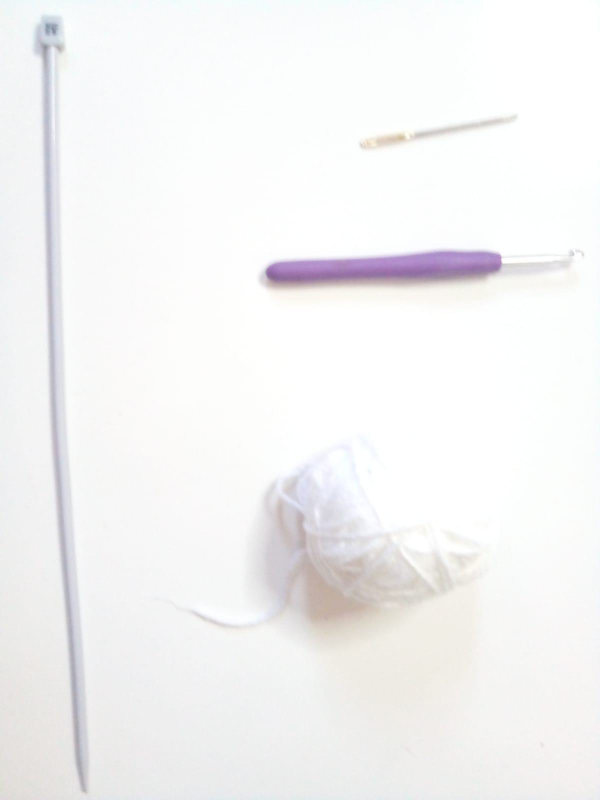
#> input picture EP2 - VISAO FINAL/banco_de_imagens/branco/alta/agulhadetrico_agulhadecroche_novelo_agulha.jpeg, 1200 x 1600 px (shown at 1/2 size); its folder holds only this picture in this run; the run also reads 1 picture not shown here
$ jupyter execute --allow-errors primeiroJN.ipynb
#> lines starting #> are read from the running program, lines starting #| are printed output that depends on the picture
# @title
### EP2 MAC0417 / MAC5768
##################################################################
# AO PREENCHER ESSE CABEÇALHO COM O MEU NOME E O MEU NÚMERO USP,#
# DECLARO QUE SOU O ÚNICO AUTOR E RESPONSÁVEL PELA RESOLUÇÃO #
# DESTE EP. #
# TODAS AS PARTES FORAM DESENVOLVIDAS E IMPLEMENTADAS POR MIM, #
# SEGUINDO AS INSTRUÇÕES E QUE PORTANTO, NÃO CONSTITUEM #
# DESONESTIDADE ACADÊMICA OU PLÁGIO. #
# #
# DECLARO TAMBÉM, QUE SOU RESPONSÁVEL POR TODAS AS CÓPIAS #
# DESSE PROGRAMA, E QUE EU NÃO DISTRIBUI OU FACILITEI A #
# SUA DISTRIBUIÇÃO. ESTOU CIENTE QUE OS CASOS DE PLÁGIO E #
# DESONESTIDADE ACADÊMICA SERÃO TRATADOS SEGUNDO OS CRITÉRIOS #
# DEFINIDOS NO CÓDIGO DE ÉTICA DA USP. #
# #
# ENTENDO QUE JUPYTER NOTEBOOKS SEM ASSINATURA NÃO SERÃO #
# CORRIGIDOS E, AINDA ASSIM, PODERÃO SER PUNIDOS POR #
# DESONESTIDADE ACADÊMICA. #
# #
# #
# Nome : Patrícia da Silva Rodrigues #
# NUSP : 11315590 #
# Turma: MAC0417 #
# Prof.: Ronaldo Fumio Hashimoto #
##################################################################

[cell 1]
import os
import numpy as np
import pandas as pd
import matplotlib.pyplot as plt
from matplotlib.image import imread, imsave
import cv2
import csv

## Gerando metadados do banco de imagens

[cell 2]
if not os.path.exists("Metadados"):
    os.makedirs("Metadados")

funcoes auxiliares

[cell 3]
# Função para separar nomes dos objetos
def separar_nomes(caminho_imagem):
    nome_arquivo = caminho_imagem.split('/')[-1]
    nome_arquivo_sem_extensao = nome_arquivo.split('.')[0]
    palavras = nome_arquivo_sem_extensao.split('_')
    return palavras

[cell 4]
# Função para obter dados da imagem a partir do diretório
def dados_imagem(diretorio):
    partes = diretorio.split('/')
    partes.pop(0)
    partes.pop(-1)
    return partes

gerando metadados do banco original

[cell 5]
def processar_imagens(diretorio_raiz):
#> called with diretorio_raiz = 'banco_de_imagens'
    metadados_lista = []
    csv_filename = 'Metadados/metadados.csv'  # Define CSV filename here

    for root, dirs, files in os.walk(diretorio_raiz):
        for file in files:
            if file.endswith(".jpeg") or file.endswith(".jpg"):
                caminho_imagem = os.path.join(root, file)
                dados = dados_imagem(caminho_imagem)  # Assuming dados_imagem is defined elsewhere
                objetos = separar_nomes(caminho_imagem)  # Assuming separar_nomes is defined elsewhere

                metadados_lista.append({
                    "nome_imagem": file,
                    # "caminho_imagem": caminho_imagem,
                    "objetos": ",".join(objetos),
                    "fundo": dados[0] if len(dados) > 0 else "",
                    "iluminacao": dados[1] if len(dados) > 1 else "",
                })

    os.makedirs(os.path.dirname(csv_filename), exist_ok=True)

    fieldnames = ['nome_imagem', 'objetos','fundo', 'iluminacao']

    with open(csv_filename, mode='w', newline='') as file:
        writer = csv.DictWriter(file, fieldnames=fieldnames)
        writer.writeheader()
        for metadados in metadados_lista:
            writer.writerow(metadados)

    print(f"Dados escritos no arquivo {csv_filename}!")

[cell 6]
processar_imagens('banco_de_imagens')

# Aplicando a escala em niveis de cinza

funcao para transformar uma imagem em niveis de cinza

[cell 7]
# constantes para a conversao em escala de cinza
RGB_TO_GRAY = [0.2989, 0.5870, 0.1140]

[cell 8]
# Funcao que converte RGB image para grayscale
def rgb2gray(image):
    return cv2.cvtColor(image, cv2.COLOR_BGR2GRAY)

Construindo o dataset com as imagens em niveis de cinza

[cell 9]
csv_path = 'Metadados/metadados.csv'
metadata = pd.read_csv(csv_path)


base_dir = 'banco_de_imagens'
new_base_dir = 'originalGrayDataset'


for index, row in metadata.iterrows():
    try:
        image_name = row['nome_imagem']
        image_path = os.path.join(base_dir, row['fundo'], row['iluminacao'], image_name)

        if os.path.exists(image_path):
            image = cv2.imread(image_path)
#> image is the input picture: shape (1600, 1200, 3); mean B, G, R 243.7, 243.6, 243.9

            if image is not None:
                image = cv2.resize(image, (0, 0), fx=0.5, fy=0.5)
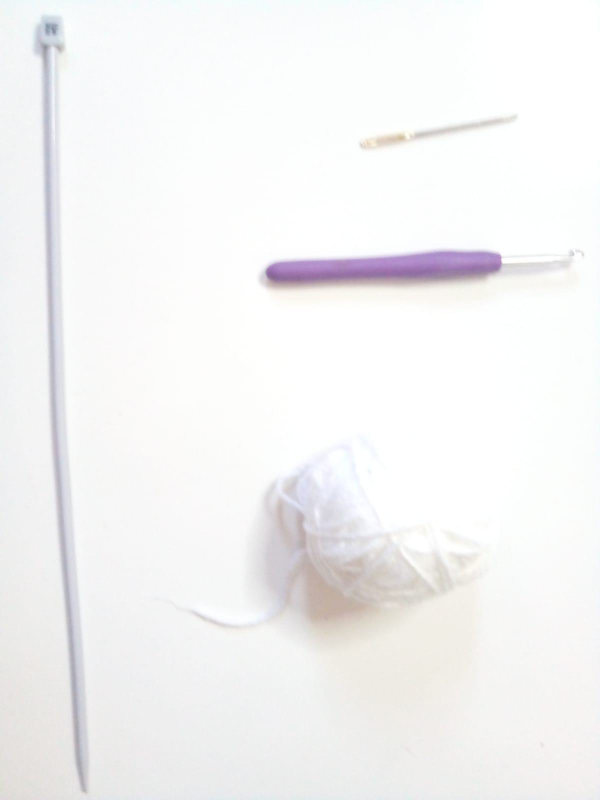
#> image: shape (800, 600, 3); mean B, G, R 243.8, 243.6, 243.9
                gray_image = rgb2gray(image)
                new_image_dir = os.path.join(new_base_dir, row['fundo'], row['iluminacao'])
                os.makedirs(new_image_dir, exist_ok=True)
                new_image_path = os.path.join(new_image_dir, image_name)
                gray_image_uint8 = (gray_image * 255).astype('uint8')
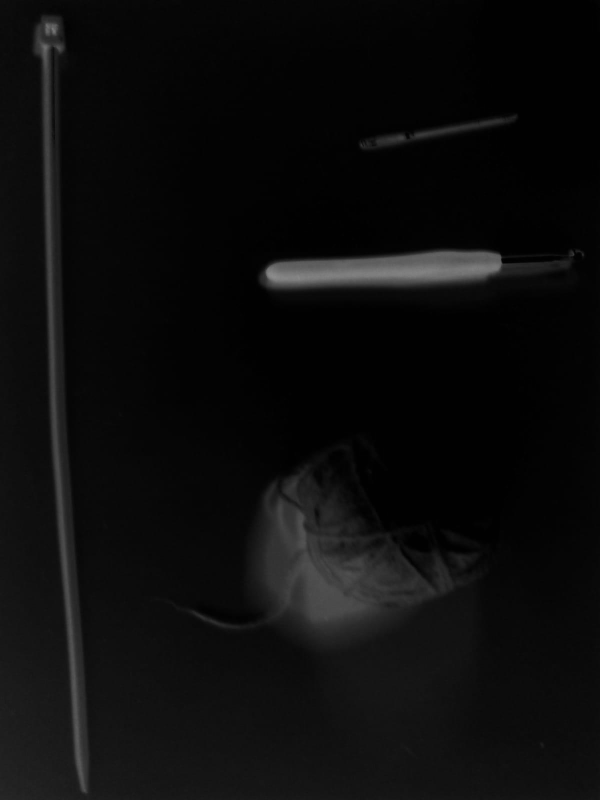
#> gray_image_uint8: shape (800, 600); min 1, max 140, mean 12.3
                cv2.imwrite(new_image_path, gray_image_uint8)
    except KeyError as e:
        print(f"KeyError: {e}")

## Associando as imagens em niveis de cinza ao arquivo de metadados

[cell 10]
# Função para processar as imagens e extrair metadados
def processar_imagens(diretorio_raiz):
#> called with diretorio_raiz = 'originalGrayDataset'
    diretorio_metadados = "Metadados_Gray_Image"
    if not os.path.exists(diretorio_metadados):
        os.makedirs(diretorio_metadados)

    metadados_lista = []
    for root, dirs, files in os.walk(diretorio_raiz):
        for file in files:
            if file.endswith(".jpeg") or file.endswith(".jpg"):
                caminho_imagem = os.path.join(root, file)
                dados = dados_imagem(caminho_imagem)
                objetos = separar_nomes(caminho_imagem)


                metadados_lista.append({
                    "nome_imagem": file,
                    # "caminho_imagem": caminho_imagem,
                    "objetos": ",".join(objetos),
                    "fundo": dados[0] if len(dados) > 0 else "",
                    "iluminacao": dados[1] if len(dados) > 1 else ""
                })
    # Salva os metadados em um CSV
    metadados_df = pd.DataFrame(metadados_lista)
    if not metadados_df.empty:
        metadados_df.to_csv("Metadados_gray_image/metadados_gray_image.csv", index=False)
    else:
        print("Nenhum metadado foi extraído das imagens.")

    print(f"Dados escritos no arquivo {diretorio_metadados}!")

[cell 11]
# Processar todas as imagens nos subdiretórios
processar_imagens("originalGrayDataset")

# EP2

## Parte 1 - Data Augmentation (Function Image Tranformation)

funcao que inverte kernel

[cell 12]
# [6 lines left out: function reverte, not called in this run]

funcao que aplica o kernel na imagem

[cell 13]
# [17 lines left out: function apply_kernel, not called in this run]

contrast stretching

[cell 14]
# [12 lines left out: function contrast_stretching, not called in this run]

log transformation

[cell 15]
def log_transform(image, c):
    return c * np.log1p(image)

exp transformation

[cell 16]
def exp_transform(image, c, gamma):
    return c * np.power(image, gamma)

laplacian filter

[cell 17]
# [10 lines left out: function laplacian_filter, not called in this run]

mean filter

[cell 18]
# [6 lines left out: function mean_filter, not called in this run]

aplicando a transformacao

[cell 19]
transformations = {
    'contrast_stretching': contrast_stretching,
    'log_transform': lambda image, c=2: log_transform(image, c),  # aqui podemos definir o valor das constantes
    'exp_transform': lambda image, c=2, gamma=3: exp_transform(image, c, gamma), # aqui podemos definir o valor das constantes
    'laplacian_filter': laplacian_filter,
    'mean_filter': mean_filter,
}


metadados_augmentedDataset_image = []
base_dir = 'originalGrayDataset'
csv_path = 'Metadados_gray_image/metadados_gray_image.csv'
new_base_dir = 'augmentedDataset'

#> (the rest of this cell did not finish here and is left out)

gera os metadados da nova base de dados (augmentedDataset)

[cell 20]
import csv

csv_filename = 'Metadados_Augmented_Data/metadados_augmented.csv'
os.makedirs(os.path.dirname(csv_filename), exist_ok=True)

fieldnames = ['nome_imagem', 'fundo', 'iluminacao', 'filtro']

with open(csv_filename, mode='w', newline='') as file:
    writer = csv.DictWriter(file, fieldnames=fieldnames)
    writer.writeheader()
    for metadados in metadados_augmentedDataset_image:
        writer.writerow(metadados)

print(f"Dados escritos no arquivo {csv_filename}!")
